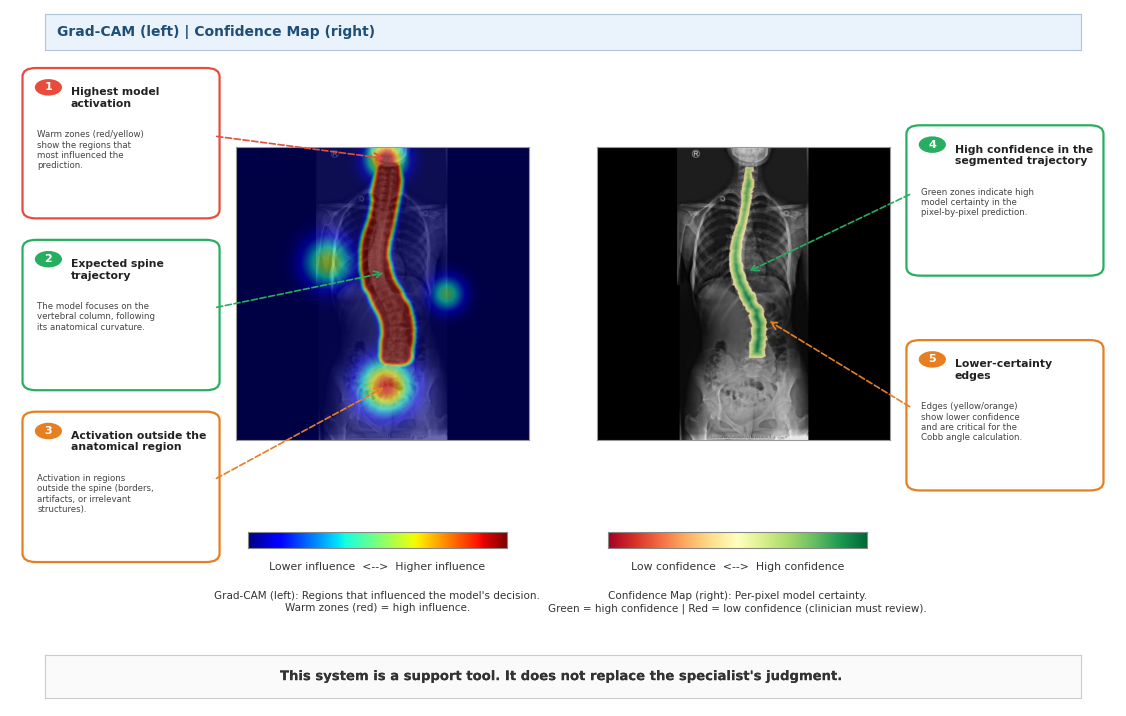
#> input picture spine_segmentation/deployment/assets/explainability_reference_en.png, 1126 x 716 px, given in place of S_200.jpg, which was not available
$ python generate_explain_reference.py
#> lines starting #> are read from the running program, lines starting #| are printed output that depends on the picture; pictures that were not available may be replaced by others from this repository, and a replacement may not be noted
"""generate_explain_reference.py — Ciclo 5.9 one-shot asset generator.

Produces the two bilingual reference PNGs that live above the dynamic
Explainability panel in the Gradio app:

    spine_segmentation/deployment/assets/explainability_reference_es.png
    spine_segmentation/deployment/assets/explainability_reference_en.png

These images are an educational legend — they teach a clinician how to read
the dynamic Grad-CAM + Confidence panel BEFORE seeing their own case. The
mockup comes from a clinical collaborator (medico companero); since the
source PSD/PNG was not available as a file at generation time, this script
recreates the layout from scratch with matplotlib so the ES and EN variants
stay 100% visually consistent.

Usage:
    python scripts/generate_explain_reference.py --lang es
    python scripts/generate_explain_reference.py --lang en
    python scripts/generate_explain_reference.py --lang both    # default

Run from the repo root. Requires matplotlib + numpy + opencv-python (already
listed in requirements.txt).
"""

from __future__ import annotations

import argparse
from pathlib import Path

import cv2
import matplotlib.patches as mpatches
import matplotlib.pyplot as plt
import numpy as np
from matplotlib.colors import LinearSegmentedColormap
from matplotlib.patheffects import withStroke

# ---------------------------------------------------------------------------
# Bilingual strings — must match docs/PROMPT_PROXIMO_CHAT.md sec "Strings
# del mockup a traducir". Keep them as plain Latin-1-safe text (the matplotlib
# default font handles the accent marks fine).
# ---------------------------------------------------------------------------
STRINGS = {
    "es": {
        "tab_label": "Explainability",
        "panel_title": "Grad-CAM (izquierda) | Mapa de Confianza (derecha)",
        # 5 callouts: (number, color_name, title, body)
        "callouts": [
            (1, "red",    "Mayor activacion\ndel modelo",
             "Zonas calidas (rojo/\namarillo) indican regiones\nque mas influyeron en\nla prediccion."),
            (2, "green",  "Trayectoria esperada\nde la columna",
             "El modelo centra su\natencion en la columna\nvertebral, siguiendo su\ncurvatura anatomica."),
            (3, "orange", "Activacion fuera\nde la region anatomica",
             "Activacion en zonas\nexternas a la columna\n(bordes, artefactos o\nestructuras no relevantes)."),
            (4, "green",  "Alta confianza en la\ntrayectoria segmentada",
             "Las zonas verdes indican\nalta certeza del modelo\nen la prediccion pixel\na pixel."),
            (5, "orange", "Bordes de menor\ncerteza",
             "Los bordes (amarillo/\nnaranja) presentan menor\nconfianza y son criticos\npara el angulo de Cobb."),
        ],
        "cbar_left_low":  "Menor influencia",
        "cbar_left_high": "Mayor influencia",
        "cbar_right_low":  "Baja confianza",
        "cbar_right_high": "Alta confianza",
        "caption_left":  ("Grad-CAM (izquierda): Regiones que influyeron en la decision del modelo.\n"
                          "Zonas calidas (rojo) = alta influencia."),
        "caption_right": ("Mapa de Confianza (derecha): Certeza del modelo por pixel.\n"
                          "Verde = alta confianza | Rojo = baja confianza (el medico debe revisar)."),
        "disclaimer": ("Este sistema es una herramienta de apoyo. "
                       "No reemplaza el criterio del especialista."),
    },
    "en": {
        "tab_label": "Explainability",
        "panel_title": "Grad-CAM (left) | Confidence Map (right)",
        "callouts": [
            (1, "red",    "Highest model\nactivation",
             "Warm zones (red/yellow)\nshow the regions that\nmost influenced the\nprediction."),
            (2, "green",  "Expected spine\ntrajectory",
             "The model focuses on the\nvertebral column, following\nits anatomical curvature."),
            (3, "orange", "Activation outside the\nanatomical region",
             "Activation in regions\noutside the spine (borders,\nartifacts, or irrelevant\nstructures)."),
            (4, "green",  "High confidence in the\nsegmented trajectory",
             "Green zones indicate high\nmodel certainty in the\npixel-by-pixel prediction."),
            (5, "orange", "Lower-certainty\nedges",
             "Edges (yellow/orange)\nshow lower confidence\nand are critical for the\nCobb angle calculation."),
        ],
        "cbar_left_low":  "Lower influence",
        "cbar_left_high": "Higher influence",
        "cbar_right_low":  "Low confidence",
        "cbar_right_high": "High confidence",
        "caption_left":  ("Grad-CAM (left): Regions that influenced the model's decision.\n"
                          "Warm zones (red) = high influence."),
        "caption_right": ("Confidence Map (right): Per-pixel model certainty.\n"
                          "Green = high confidence | Red = low confidence (clinician must review)."),
        "disclaimer": ("This system is a support tool. "
                       "It does not replace the specialist's judgment."),
    },
}

# Colors for callout borders. Soft tones that read well over light backgrounds.
CALLOUT_COLOR = {
    "red":    "#E74C3C",
    "green":  "#27AE60",
    "orange": "#E67E22",
}

# ---------------------------------------------------------------------------
# Figure layout constants (Ciclo 5.11 + 5.12 refinements):
# - AX_*_RECT  : (left, bottom, width, height) in figure fraction.
# - FIG_SIZE_IN: figure dimensions in inches. Single source of truth so the
#   bbox helper (Ciclo 5.12) and plt.figure(figsize=...) cannot drift apart.
# ---------------------------------------------------------------------------
AX_CAM_RECT = (0.21, 0.30, 0.26, 0.58)
AX_CONF_RECT = (0.53, 0.30, 0.26, 0.58)
FIG_SIZE_IN = (11.26, 7.16)


def _derive_visual_anchors(spine_mask: np.ndarray) -> dict:
    """Compute the visual anchors used by the figure: spine bbox, centroid,
    and 4 off-anatomy blob positions (above head, lateral left, pelvis,
    lateral right) — all relative to the spine bbox so they stay 'outside
    the spine' for any sample.

    Returns a dict of pixel coords (px, py) in the 512x512 image space:

        {
            "centroid":    (cx, cy),
            "bbox":        (xmin, ymin, xmax, ymax),
            "blob_top":    (cx, ymin - margin)          # above the spine
            "blob_pelvis": (cx, ymax + margin)          # below the spine
            "blob_left":   (xmin - margin, mid_y)       # left flank
            "blob_right":  (xmax + margin, lower_y)     # right flank
        }

    Used by ``_simulate_gradcam`` to place spurious off-spine activations
    AND by ``_build_figure`` to compute callout arrow targets in figure
    fraction. Both consumers stay in sync this way: every arrow always
    lands on either the spine (centroid / bbox edge) or a visible blob.
    """
    ys, xs = np.where(spine_mask > 0)
    if len(xs) == 0:
        # Empty mask -> fall back to image-center anchors so the script
        # still produces a non-crashing reference image.
        return {
            "centroid": (256, 256),
            "bbox": (200, 100, 312, 412),
            "blob_top": (256, 40),
            "blob_pelvis": (256, 470),
            "blob_left": (160, 280),
            "blob_right": (360, 320),
        }
    xmin, xmax = int(xs.min()), int(xs.max())
    ymin, ymax = int(ys.min()), int(ys.max())
    cx, cy = int(xs.mean()), int(ys.mean())
    h = max(ymax - ymin, 1)
    return {
        "centroid":    (cx, cy),
        "bbox":        (xmin, ymin, xmax, ymax),
        "blob_top":    (cx,                       max(20,  ymin - 25)),
        "blob_pelvis": (cx,                       min(490, ymax + 50)),
        "blob_left":   (max(50,  xmin - 70),      ymin + h // 2),
        "blob_right":  (min(490, xmax + 70),      ymin + (2 * h) // 3),
    }


def _imshow_bbox_in_figure(
    ax_rect: tuple[float, float, float, float],
    fig_size_in: tuple[float, float] = FIG_SIZE_IN,
    img_aspect: float = 1.0,
) -> tuple[float, float, float, float]:
    """Return the rect (left, bottom, width, height) in figure fraction that
    an ``aspect='equal'`` ``imshow`` of an image with the given ``img_aspect``
    (= width / height) actually occupies inside ``ax_rect``.

    Ciclo 5.12 — Background: matplotlib renders an aspect='equal' image at a
    size that fits inside the axes rect WITHOUT stretching, and centers it
    along the longer axis (default ``anchor='C'``). For a 512x512 image
    (square, ``img_aspect=1.0``) inside an ax rect that is TALLER than wide
    in inches (e.g. AX_CAM_RECT = 2.928 x 4.153 in), the image is rendered
    at 2.928 x 2.928 in and centered vertically — with ~0.61 in of empty
    space above and below.

    Returns the actual image rect in figure fraction so callers (especially
    ``_pixel_to_figure_coords``) can map image-pixel coordinates to figure
    coordinates correctly.
    """
    left, bottom, width, height = ax_rect
    fig_w_in, fig_h_in = fig_size_in
    ax_w_in = width * fig_w_in
    ax_h_in = height * fig_h_in
    # Constrain the image so it fits inside ax_rect maintaining img_aspect.
    if ax_w_in / img_aspect <= ax_h_in:
        # Width-limited: image fills width, centered vertically.
        img_w_in = ax_w_in
        img_h_in = ax_w_in / img_aspect
        new_left_in = left * fig_w_in
        new_bottom_in = bottom * fig_h_in + (ax_h_in - img_h_in) / 2.0
    else:
        # Height-limited: image fills height, centered horizontally.
        img_h_in = ax_h_in
        img_w_in = ax_h_in * img_aspect
        new_left_in = left * fig_w_in + (ax_w_in - img_w_in) / 2.0
        new_bottom_in = bottom * fig_h_in
    return (
        new_left_in / fig_w_in,
        new_bottom_in / fig_h_in,
        img_w_in / fig_w_in,
        img_h_in / fig_h_in,
    )


def _pixel_to_figure_coords(
    px: int, py: int,
    ax_rect: tuple[float, float, float, float],
    img_size: int = 512,
    fig_size_in: tuple[float, float] = FIG_SIZE_IN,
) -> tuple[float, float]:
    """Convert pixel (px, py) inside a square ``img_size x img_size`` imshow
    to figure fraction (fx, fy), accounting for matplotlib's aspect='equal'
    centering when ax_rect is not square in inches.

    Ciclo 5.12: previously this assumed the imshow filled the entire
    ax_rect, which caused arrow targets to land ~56 px above the actual
    rendered blobs when ax_rect was taller than wide. The fix delegates
    the geometry to ``_imshow_bbox_in_figure`` and then does a straight
    linear mapping inside that bbox (figure y is flipped vs image y, so
    image pixel (0, 0) sits at the TOP of the image rect).
    """
    img_rect = _imshow_bbox_in_figure(ax_rect, fig_size_in, img_aspect=1.0)
    left, bottom, width, height = img_rect
    fx = left + (px / img_size) * width
    fy = bottom + ((img_size - py) / img_size) * height
    return (fx, fy)


def _load_and_resize_grayscale(path: Path, size: int = 512) -> np.ndarray:
    """Read a grayscale X-ray, letterbox-resize to (size, size)."""
#> called with size = 512
    img = cv2.imread(str(path), cv2.IMREAD_GRAYSCALE)
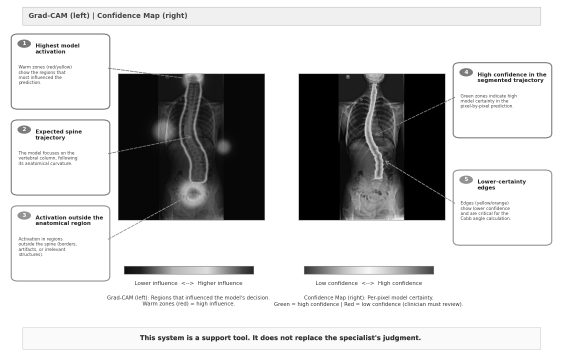
#> img: shape (716, 1126) (shown at 1/2 size); min 0, max 255, mean 200.4
    if img is None:
        raise FileNotFoundError(f"Could not read: {path}")
    h, w = img.shape
    scale = size / max(h, w)
    new_w, new_h = int(round(w * scale)), int(round(h * scale))
    resized = cv2.resize(img, (new_w, new_h), interpolation=cv2.INTER_AREA)
    canvas = np.zeros((size, size), dtype=np.uint8)
    y0 = (size - new_h) // 2
    x0 = (size - new_w) // 2
    canvas[y0:y0 + new_h, x0:x0 + new_w] = resized
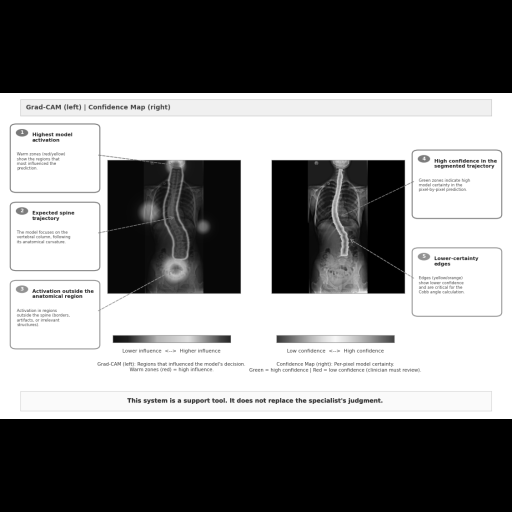
#> canvas: shape (512, 512); min 0, max 255, mean 127.6
    return canvas


def _load_and_resize_mask(path: Path, size: int = 512) -> np.ndarray:
    """Same letterbox resize as the radiograph, but with nearest interpolation."""
#> called with size = 512
    img = cv2.imread(str(path), cv2.IMREAD_GRAYSCALE)
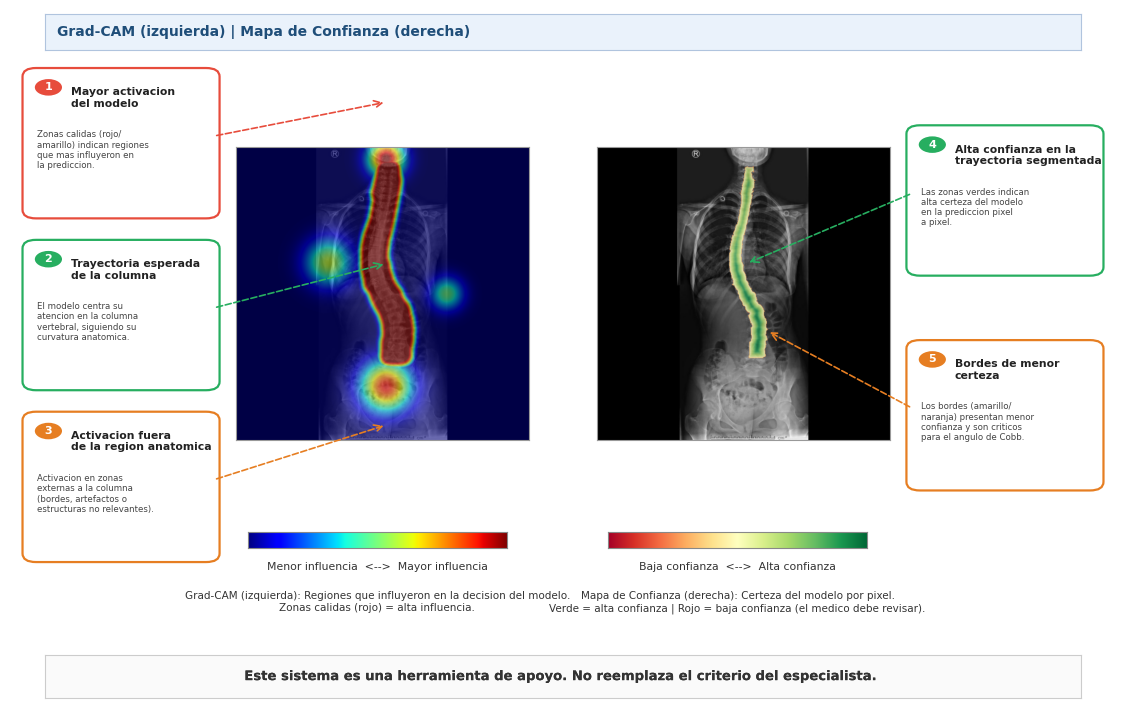
#> input picture spine_segmentation/deployment/assets/explainability_reference_es.png, 1126 x 716 px, given in place of Label_S_200.jpg, which was not available
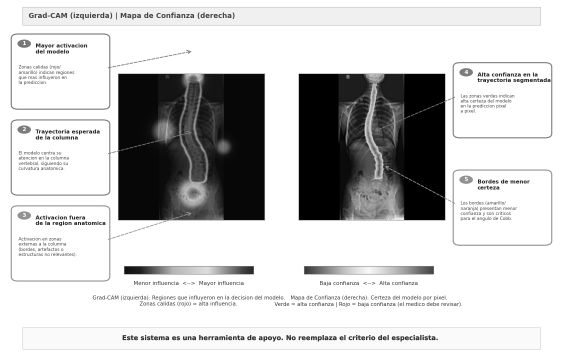
#> img: shape (716, 1126) (shown at 1/2 size); min 0, max 255, mean 200
    if img is None:
        raise FileNotFoundError(f"Could not read: {path}")
    h, w = img.shape
    scale = size / max(h, w)
    new_w, new_h = int(round(w * scale)), int(round(h * scale))
    resized = cv2.resize(img, (new_w, new_h), interpolation=cv2.INTER_NEAREST)
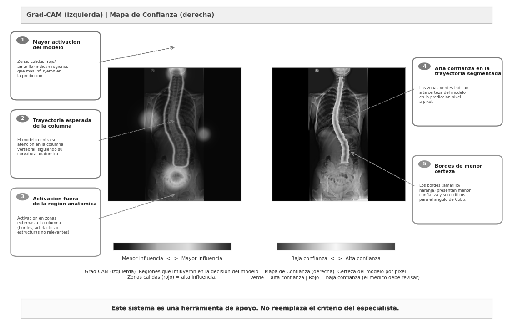
#> resized: shape (326, 512); min 0, max 255, mean 199.9
    canvas = np.zeros((size, size), dtype=np.uint8)
    y0 = (size - new_h) // 2
    x0 = (size - new_w) // 2
#> (the rest of the program and of its run is left out)
